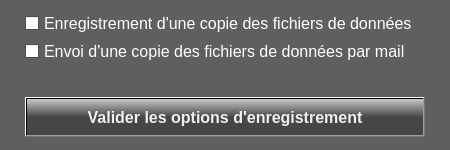
<?xml version="1.0" encoding="UTF-8"?>
<ui version="4.0">
 <class>Dialog</class>
 <widget class="QDialog" name="Dialog">
  <property name="geometry">
   <rect>
    <x>0</x>
    <y>0</y>
    <width>450</width>
    <height>150</height>
   </rect>
  </property>
  <property name="minimumSize">
   <size>
    <width>450</width>
    <height>150</height>
   </size>
  </property>
  <property name="maximumSize">
   <size>
    <width>450</width>
    <height>150</height>
   </size>
  </property>
  <property name="palette">
   <palette>
    <active>
     <colorrole role="WindowText">
      <brush brushstyle="SolidPattern">
       <color alpha="255">
        <red>255</red>
        <green>255</green>
        <blue>255</blue>
       </color>
      </brush>
     </colorrole>
     <colorrole role="Text">
      <brush brushstyle="SolidPattern">
       <color alpha="255">
        <red>255</red>
        <green>255</green>
        <blue>255</blue>
       </color>
      </brush>
     </colorrole>
     <colorrole role="Base">
      <brush brushstyle="SolidPattern">
       <color alpha="255">
        <red>255</red>
        <green>255</green>
        <blue>255</blue>
       </color>
      </brush>
     </colorrole>
     <colorrole role="Window">
      <brush brushstyle="SolidPattern">
       <color alpha="255">
        <red>95</red>
        <green>95</green>
        <blue>95</blue>
       </color>
      </brush>
     </colorrole>
    </active>
    <inactive>
     <colorrole role="WindowText">
      <brush brushstyle="SolidPattern">
       <color alpha="255">
        <red>255</red>
        <green>255</green>
        <blue>255</blue>
       </color>
      </brush>
     </colorrole>
     <colorrole role="Text">
      <brush brushstyle="SolidPattern">
       <color alpha="255">
        <red>255</red>
        <green>255</green>
        <blue>255</blue>
       </color>
      </brush>
     </colorrole>
     <colorrole role="Base">
      <brush brushstyle="SolidPattern">
       <color alpha="255">
        <red>255</red>
        <green>255</green>
        <blue>255</blue>
       </color>
      </brush>
     </colorrole>
     <colorrole role="Window">
      <brush brushstyle="SolidPattern">
       <color alpha="255">
        <red>95</red>
        <green>95</green>
        <blue>95</blue>
       </color>
      </brush>
     </colorrole>
    </inactive>
    <disabled>
     <colorrole role="WindowText">
      <brush brushstyle="SolidPattern">
       <color alpha="255">
        <red>120</red>
        <green>120</green>
        <blue>120</blue>
       </color>
      </brush>
     </colorrole>
     <colorrole role="Text">
      <brush brushstyle="SolidPattern">
       <color alpha="255">
        <red>120</red>
        <green>120</green>
        <blue>120</blue>
       </color>
      </brush>
     </colorrole>
     <colorrole role="Base">
      <brush brushstyle="SolidPattern">
       <color alpha="255">
        <red>95</red>
        <green>95</green>
        <blue>95</blue>
       </color>
      </brush>
     </colorrole>
     <colorrole role="Window">
      <brush brushstyle="SolidPattern">
       <color alpha="255">
        <red>95</red>
        <green>95</green>
        <blue>95</blue>
       </color>
      </brush>
     </colorrole>
    </disabled>
   </palette>
  </property>
  <property name="windowTitle">
   <string>Options d'enregistrement</string>
  </property>
  <layout class="QVBoxLayout" name="verticalLayout">
   <item>
    <layout class="QHBoxLayout" name="horizontalLayout">
     <item>
      <spacer name="horizontalSpacer">
       <property name="orientation">
        <enum>Qt::Horizontal</enum>
       </property>
       <property name="sizeHint" stdset="0">
        <size>
         <width>15</width>
         <height>15</height>
        </size>
       </property>
      </spacer>
     </item>
     <item>
      <widget class="QCheckBox" name="CB_Enregistrement_copies">
       <property name="minimumSize">
        <size>
         <width>400</width>
         <height>20</height>
        </size>
       </property>
       <property name="maximumSize">
        <size>
         <width>400</width>
         <height>20</height>
        </size>
       </property>
       <property name="font">
        <font>
         <pointsize>12</pointsize>
        </font>
       </property>
       <property name="text">
        <string>Enregistrement d'une copie des fichiers de données</string>
       </property>
       <property name="checked">
        <bool>false</bool>
       </property>
      </widget>
     </item>
     <item>
      <spacer name="horizontalSpacer_2">
       <property name="orientation">
        <enum>Qt::Horizontal</enum>
       </property>
       <property name="sizeHint" stdset="0">
        <size>
         <width>15</width>
         <height>20</height>
        </size>
       </property>
      </spacer>
     </item>
    </layout>
   </item>
   <item>
    <layout class="QHBoxLayout" name="horizontalLayout_2">
     <item>
      <spacer name="horizontalSpacer_4">
       <property name="orientation">
        <enum>Qt::Horizontal</enum>
       </property>
       <property name="sizeHint" stdset="0">
        <size>
         <width>15</width>
         <height>15</height>
        </size>
       </property>
      </spacer>
     </item>
     <item>
      <widget class="QCheckBox" name="CB_Envoi_copies_fichiers_par_mail">
       <property name="minimumSize">
        <size>
         <width>400</width>
         <height>20</height>
        </size>
       </property>
       <property name="maximumSize">
        <size>
         <width>400</width>
         <height>20</height>
        </size>
       </property>
       <property name="font">
        <font>
         <pointsize>12</pointsize>
        </font>
       </property>
       <property name="text">
        <string>Envoi d'une copie des fichiers de données par mail</string>
       </property>
       <property name="checked">
        <bool>false</bool>
       </property>
      </widget>
     </item>
     <item>
      <spacer name="horizontalSpacer_3">
       <property name="orientation">
        <enum>Qt::Horizontal</enum>
       </property>
       <property name="sizeHint" stdset="0">
        <size>
         <width>15</width>
         <height>20</height>
        </size>
       </property>
      </spacer>
     </item>
    </layout>
   </item>
   <item>
    <widget class="QLabel" name="label">
     <property name="minimumSize">
      <size>
       <width>400</width>
       <height>20</height>
      </size>
     </property>
     <property name="maximumSize">
      <size>
       <width>400</width>
       <height>20</height>
      </size>
     </property>
     <property name="text">
      <string/>
     </property>
    </widget>
   </item>
   <item>
    <layout class="QHBoxLayout" name="horizontalLayout_3">
     <item>
      <spacer name="horizontalSpacer_5">
       <property name="orientation">
        <enum>Qt::Horizontal</enum>
       </property>
       <property name="sizeHint" stdset="0">
        <size>
         <width>15</width>
         <height>20</height>
        </size>
       </property>
      </spacer>
     </item>
     <item>
      <widget class="QPushButton" name="B_Valider_options">
       <property name="minimumSize">
        <size>
         <width>400</width>
         <height>40</height>
        </size>
       </property>
       <property name="maximumSize">
        <size>
         <width>400</width>
         <height>40</height>
        </size>
       </property>
       <property name="font">
        <font>
         <pointsize>12</pointsize>
         <weight>75</weight>
         <bold>true</bold>
        </font>
       </property>
       <property name="autoFillBackground">
        <bool>false</bool>
       </property>
       <property name="styleSheet">
        <string notr="true">background-color: qlineargradient(spread:repeat, x1:1, y1:1, x2:1, y2:0, stop:0.5 rgba(70, 70, 70, 255), stop:1 rgba(200, 200, 200, 255));
color: rgb(240, 240, 240);</string>
       </property>
       <property name="text">
        <string>Valider les options d'enregistrement</string>
       </property>
      </widget>
     </item>
     <item>
      <spacer name="horizontalSpacer_6">
       <property name="orientation">
        <enum>Qt::Horizontal</enum>
       </property>
       <property name="sizeHint" stdset="0">
        <size>
         <width>15</width>
         <height>20</height>
        </size>
       </property>
      </spacer>
     </item>
    </layout>
   </item>
  </layout>
 </widget>
 <tabstops>
  <tabstop>B_Valider_options</tabstop>
 </tabstops>
 <resources/>
 <connections/>
</ui>
